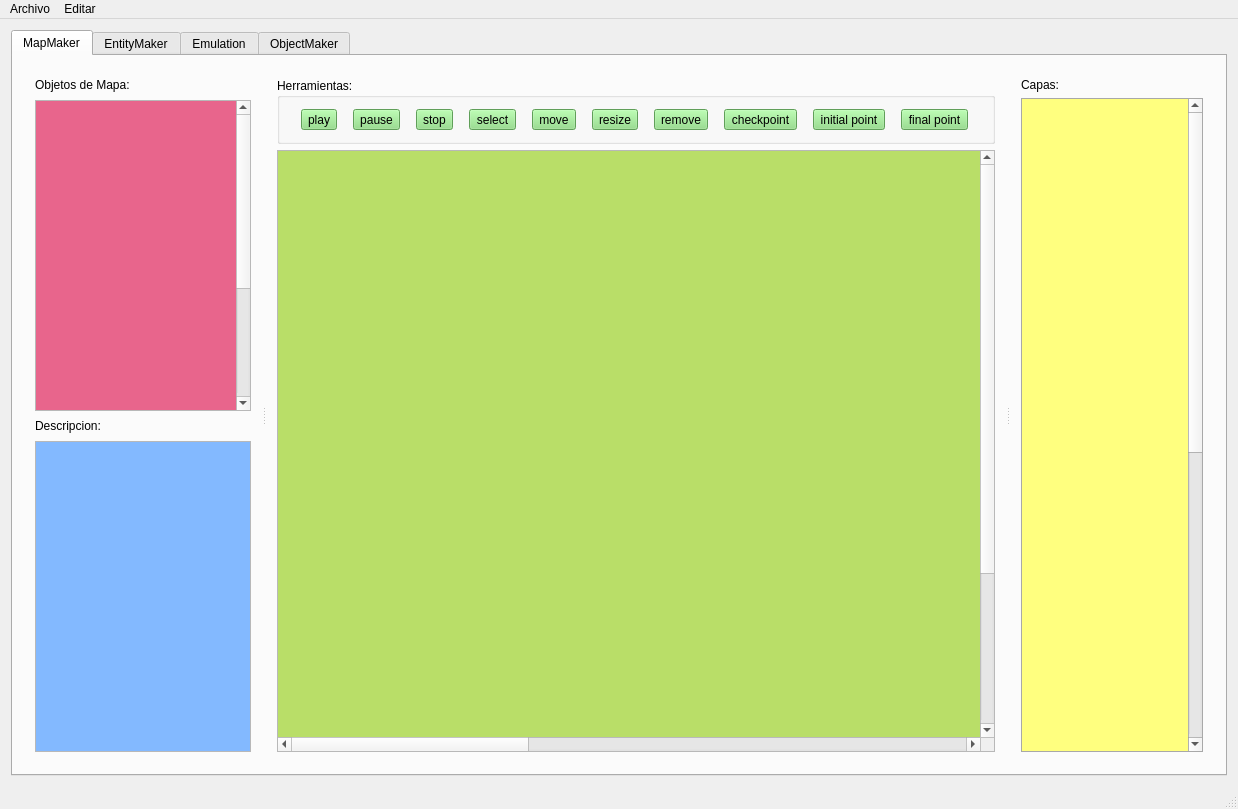
<?xml version="1.0" encoding="UTF-8"?>
<ui version="4.0">
 <class>Application</class>
 <widget class="QMainWindow" name="Application">
  <property name="geometry">
   <rect>
    <x>0</x>
    <y>0</y>
    <width>1238</width>
    <height>787</height>
   </rect>
  </property>
  <property name="windowTitle">
   <string>GameBuilder</string>
  </property>
  <property name="windowIcon">
   <iconset>
    <normaloff>icons/armagetronad.svg</normaloff>icons/armagetronad.svg</iconset>
  </property>
  <widget class="QWidget" name="centralWidget">
   <layout class="QHBoxLayout" name="horizontalLayout">
    <item>
     <widget class="QTabWidget" name="gamebuilder">
      <property name="currentIndex">
       <number>0</number>
      </property>
      <widget class="QWidget" name="mapmaker">
       <property name="autoFillBackground">
        <bool>false</bool>
       </property>
       <attribute name="title">
        <string>MapMaker</string>
       </attribute>
       <layout class="QVBoxLayout" name="verticalLayout_5">
        <item>
         <widget class="QSplitter" name="splitter">
          <property name="orientation">
           <enum>Qt::Horizontal</enum>
          </property>
          <widget class="QSplitter" name="sizer">
           <property name="orientation">
            <enum>Qt::Horizontal</enum>
           </property>
           <widget class="QWidget" name="layoutWidget">
            <layout class="QVBoxLayout" name="information" stretch="0,0,0,0">
             <property name="spacing">
              <number>8</number>
             </property>
             <property name="sizeConstraint">
              <enum>QLayout::SetMinAndMaxSize</enum>
             </property>
             <item>
              <widget class="QLabel" name="lbObjetos">
               <property name="minimumSize">
                <size>
                 <width>180</width>
                 <height>0</height>
                </size>
               </property>
               <property name="baseSize">
                <size>
                 <width>180</width>
                 <height>0</height>
                </size>
               </property>
               <property name="text">
                <string>Objetos de Mapa:</string>
               </property>
              </widget>
             </item>
             <item>
              <widget class="QScrollArea" name="scrollObjects">
               <property name="minimumSize">
                <size>
                 <width>150</width>
                 <height>0</height>
                </size>
               </property>
               <property name="widgetResizable">
                <bool>true</bool>
               </property>
               <widget class="QWidget" name="objects">
                <property name="geometry">
                 <rect>
                  <x>0</x>
                  <y>0</y>
                  <width>175</width>
                  <height>500</height>
                 </rect>
                </property>
                <property name="minimumSize">
                 <size>
                  <width>160</width>
                  <height>500</height>
                 </size>
                </property>
                <property name="baseSize">
                 <size>
                  <width>800</width>
                  <height>800</height>
                 </size>
                </property>
                <property name="palette">
                 <palette>
                  <active>
                   <colorrole role="Base">
                    <brush brushstyle="SolidPattern">
                     <color alpha="255">
                      <red>249</red>
                      <green>249</green>
                      <blue>249</blue>
                     </color>
                    </brush>
                   </colorrole>
                   <colorrole role="Window">
                    <brush brushstyle="SolidPattern">
                     <color alpha="255">
                      <red>232</red>
                      <green>101</green>
                      <blue>140</blue>
                     </color>
                    </brush>
                   </colorrole>
                  </active>
                  <inactive>
                   <colorrole role="Base">
                    <brush brushstyle="SolidPattern">
                     <color alpha="255">
                      <red>249</red>
                      <green>249</green>
                      <blue>249</blue>
                     </color>
                    </brush>
                   </colorrole>
                   <colorrole role="Window">
                    <brush brushstyle="SolidPattern">
                     <color alpha="255">
                      <red>232</red>
                      <green>101</green>
                      <blue>140</blue>
                     </color>
                    </brush>
                   </colorrole>
                  </inactive>
                  <disabled>
                   <colorrole role="Base">
                    <brush brushstyle="SolidPattern">
                     <color alpha="255">
                      <red>232</red>
                      <green>101</green>
                      <blue>140</blue>
                     </color>
                    </brush>
                   </colorrole>
                   <colorrole role="Window">
                    <brush brushstyle="SolidPattern">
                     <color alpha="255">
                      <red>232</red>
                      <green>101</green>
                      <blue>140</blue>
                     </color>
                    </brush>
                   </colorrole>
                  </disabled>
                 </palette>
                </property>
               </widget>
              </widget>
             </item>
             <item>
              <widget class="QLabel" name="lbDescripcion">
               <property name="minimumSize">
                <size>
                 <width>150</width>
                 <height>0</height>
                </size>
               </property>
               <property name="text">
                <string>Descripcion:</string>
               </property>
              </widget>
             </item>
             <item>
              <widget class="QScrollArea" name="scrollDescription">
               <property name="minimumSize">
                <size>
                 <width>150</width>
                 <height>0</height>
                </size>
               </property>
               <property name="widgetResizable">
                <bool>true</bool>
               </property>
               <widget class="QWidget" name="description">
                <property name="geometry">
                 <rect>
                  <x>0</x>
                  <y>0</y>
                  <width>187</width>
                  <height>303</height>
                 </rect>
                </property>
                <property name="palette">
                 <palette>
                  <active>
                   <colorrole role="Base">
                    <brush brushstyle="SolidPattern">
                     <color alpha="255">
                      <red>249</red>
                      <green>249</green>
                      <blue>249</blue>
                     </color>
                    </brush>
                   </colorrole>
                   <colorrole role="Window">
                    <brush brushstyle="SolidPattern">
                     <color alpha="255">
                      <red>131</red>
                      <green>185</green>
                      <blue>255</blue>
                     </color>
                    </brush>
                   </colorrole>
                  </active>
                  <inactive>
                   <colorrole role="Base">
                    <brush brushstyle="SolidPattern">
                     <color alpha="255">
                      <red>249</red>
                      <green>249</green>
                      <blue>249</blue>
                     </color>
                    </brush>
                   </colorrole>
                   <colorrole role="Window">
                    <brush brushstyle="SolidPattern">
                     <color alpha="255">
                      <red>131</red>
                      <green>185</green>
                      <blue>255</blue>
                     </color>
                    </brush>
                   </colorrole>
                  </inactive>
                  <disabled>
                   <colorrole role="Base">
                    <brush brushstyle="SolidPattern">
                     <color alpha="255">
                      <red>131</red>
                      <green>185</green>
                      <blue>255</blue>
                     </color>
                    </brush>
                   </colorrole>
                   <colorrole role="Window">
                    <brush brushstyle="SolidPattern">
                     <color alpha="255">
                      <red>131</red>
                      <green>185</green>
                      <blue>255</blue>
                     </color>
                    </brush>
                   </colorrole>
                  </disabled>
                 </palette>
                </property>
               </widget>
              </widget>
             </item>
            </layout>
           </widget>
           <widget class="QWidget" name="layoutWidget">
            <layout class="QVBoxLayout" name="verticalLayout_2">
             <item>
              <widget class="QGroupBox" name="tools">
               <property name="sizePolicy">
                <sizepolicy hsizetype="Preferred" vsizetype="Preferred">
                 <horstretch>0</horstretch>
                 <verstretch>0</verstretch>
                </sizepolicy>
               </property>
               <property name="palette">
                <palette>
                 <active>
                  <colorrole role="WindowText">
                   <brush brushstyle="SolidPattern">
                    <color alpha="255">
                     <red>0</red>
                     <green>0</green>
                     <blue>0</blue>
                    </color>
                   </brush>
                  </colorrole>
                  <colorrole role="Button">
                   <brush brushstyle="SolidPattern">
                    <color alpha="255">
                     <red>134</red>
                     <green>222</green>
                     <blue>124</blue>
                    </color>
                   </brush>
                  </colorrole>
                  <colorrole role="Light">
                   <brush brushstyle="SolidPattern">
                    <color alpha="255">
                     <red>224</red>
                     <green>255</green>
                     <blue>221</blue>
                    </color>
                   </brush>
                  </colorrole>
                  <colorrole role="Midlight">
                   <brush brushstyle="SolidPattern">
                    <color alpha="255">
                     <red>179</red>
                     <green>238</green>
                     <blue>172</blue>
                    </color>
                   </brush>
                  </colorrole>
                  <colorrole role="Dark">
                   <brush brushstyle="SolidPattern">
                    <color alpha="255">
                     <red>67</red>
                     <green>111</green>
                     <blue>62</blue>
                    </color>
                   </brush>
                  </colorrole>
                  <colorrole role="Mid">
                   <brush brushstyle="SolidPattern">
                    <color alpha="255">
                     <red>89</red>
                     <green>148</green>
                     <blue>82</blue>
                    </color>
                   </brush>
                  </colorrole>
                  <colorrole role="Text">
                   <brush brushstyle="SolidPattern">
                    <color alpha="255">
                     <red>0</red>
                     <green>0</green>
                     <blue>0</blue>
                    </color>
                   </brush>
                  </colorrole>
                  <colorrole role="BrightText">
                   <brush brushstyle="SolidPattern">
                    <color alpha="255">
                     <red>255</red>
                     <green>255</green>
                     <blue>255</blue>
                    </color>
                   </brush>
                  </colorrole>
                  <colorrole role="ButtonText">
                   <brush brushstyle="SolidPattern">
                    <color alpha="255">
                     <red>0</red>
                     <green>0</green>
                     <blue>0</blue>
                    </color>
                   </brush>
                  </colorrole>
                  <colorrole role="Base">
                   <brush brushstyle="SolidPattern">
                    <color alpha="255">
                     <red>255</red>
                     <green>255</green>
                     <blue>255</blue>
                    </color>
                   </brush>
                  </colorrole>
                  <colorrole role="Window">
                   <brush brushstyle="SolidPattern">
                    <color alpha="255">
                     <red>134</red>
                     <green>222</green>
                     <blue>124</blue>
                    </color>
                   </brush>
                  </colorrole>
                  <colorrole role="Shadow">
                   <brush brushstyle="SolidPattern">
                    <color alpha="255">
                     <red>0</red>
                     <green>0</green>
                     <blue>0</blue>
                    </color>
                   </brush>
                  </colorrole>
                  <colorrole role="Highlight">
                   <brush brushstyle="SolidPattern">
                    <color alpha="255">
                     <red>214</red>
                     <green>73</green>
                     <blue>55</blue>
                    </color>
                   </brush>
                  </colorrole>
                  <colorrole role="AlternateBase">
                   <brush brushstyle="SolidPattern">
                    <color alpha="255">
                     <red>194</red>
                     <green>238</green>
                     <blue>189</blue>
                    </color>
                   </brush>
                  </colorrole>
                  <colorrole role="ToolTipBase">
                   <brush brushstyle="SolidPattern">
                    <color alpha="255">
                     <red>255</red>
                     <green>255</green>
                     <blue>220</blue>
                    </color>
                   </brush>
                  </colorrole>
                  <colorrole role="ToolTipText">
                   <brush brushstyle="SolidPattern">
                    <color alpha="255">
                     <red>0</red>
                     <green>0</green>
                     <blue>0</blue>
                    </color>
                   </brush>
                  </colorrole>
                 </active>
                 <inactive>
                  <colorrole role="WindowText">
                   <brush brushstyle="SolidPattern">
                    <color alpha="255">
                     <red>0</red>
                     <green>0</green>
                     <blue>0</blue>
                    </color>
                   </brush>
                  </colorrole>
                  <colorrole role="Button">
                   <brush brushstyle="SolidPattern">
                    <color alpha="255">
                     <red>134</red>
                     <green>222</green>
                     <blue>124</blue>
                    </color>
                   </brush>
                  </colorrole>
                  <colorrole role="Light">
                   <brush brushstyle="SolidPattern">
                    <color alpha="255">
                     <red>224</red>
                     <green>255</green>
                     <blue>221</blue>
                    </color>
                   </brush>
                  </colorrole>
                  <colorrole role="Midlight">
                   <brush brushstyle="SolidPattern">
                    <color alpha="255">
                     <red>179</red>
                     <green>238</green>
                     <blue>172</blue>
                    </color>
                   </brush>
                  </colorrole>
                  <colorrole role="Dark">
                   <brush brushstyle="SolidPattern">
                    <color alpha="255">
                     <red>67</red>
                     <green>111</green>
                     <blue>62</blue>
                    </color>
                   </brush>
                  </colorrole>
                  <colorrole role="Mid">
                   <brush brushstyle="SolidPattern">
                    <color alpha="255">
                     <red>89</red>
                     <green>148</green>
                     <blue>82</blue>
                    </color>
                   </brush>
                  </colorrole>
                  <colorrole role="Text">
                   <brush brushstyle="SolidPattern">
                    <color alpha="255">
                     <red>0</red>
                     <green>0</green>
                     <blue>0</blue>
                    </color>
                   </brush>
                  </colorrole>
                  <colorrole role="BrightText">
                   <brush brushstyle="SolidPattern">
                    <color alpha="255">
                     <red>255</red>
                     <green>255</green>
                     <blue>255</blue>
                    </color>
                   </brush>
                  </colorrole>
                  <colorrole role="ButtonText">
                   <brush brushstyle="SolidPattern">
                    <color alpha="255">
                     <red>0</red>
                     <green>0</green>
                     <blue>0</blue>
                    </color>
                   </brush>
                  </colorrole>
                  <colorrole role="Base">
                   <brush brushstyle="SolidPattern">
                    <color alpha="255">
                     <red>255</red>
                     <green>255</green>
                     <blue>255</blue>
                    </color>
                   </brush>
                  </colorrole>
                  <colorrole role="Window">
                   <brush brushstyle="SolidPattern">
                    <color alpha="255">
                     <red>134</red>
                     <green>222</green>
                     <blue>124</blue>
                    </color>
                   </brush>
                  </colorrole>
                  <colorrole role="Shadow">
                   <brush brushstyle="SolidPattern">
                    <color alpha="255">
                     <red>0</red>
                     <green>0</green>
                     <blue>0</blue>
                    </color>
                   </brush>
                  </colorrole>
                  <colorrole role="Highlight">
                   <brush brushstyle="SolidPattern">
                    <color alpha="255">
                     <red>214</red>
                     <green>73</green>
                     <blue>55</blue>
                    </color>
                   </brush>
                  </colorrole>
                  <colorrole role="AlternateBase">
                   <brush brushstyle="SolidPattern">
                    <color alpha="255">
                     <red>194</red>
                     <green>238</green>
                     <blue>189</blue>
                    </color>
                   </brush>
                  </colorrole>
                  <colorrole role="ToolTipBase">
                   <brush brushstyle="SolidPattern">
                    <color alpha="255">
                     <red>255</red>
                     <green>255</green>
                     <blue>220</blue>
                    </color>
                   </brush>
                  </colorrole>
                  <colorrole role="ToolTipText">
                   <brush brushstyle="SolidPattern">
                    <color alpha="255">
                     <red>0</red>
                     <green>0</green>
                     <blue>0</blue>
                    </color>
                   </brush>
                  </colorrole>
                 </inactive>
                 <disabled>
                  <colorrole role="WindowText">
                   <brush brushstyle="SolidPattern">
                    <color alpha="255">
                     <red>67</red>
                     <green>111</green>
                     <blue>62</blue>
                    </color>
                   </brush>
                  </colorrole>
                  <colorrole role="Button">
                   <brush brushstyle="SolidPattern">
                    <color alpha="255">
                     <red>134</red>
                     <green>222</green>
                     <blue>124</blue>
                    </color>
                   </brush>
                  </colorrole>
                  <colorrole role="Light">
                   <brush brushstyle="SolidPattern">
                    <color alpha="255">
                     <red>224</red>
                     <green>255</green>
                     <blue>221</blue>
                    </color>
                   </brush>
                  </colorrole>
                  <colorrole role="Midlight">
                   <brush brushstyle="SolidPattern">
                    <color alpha="255">
                     <red>179</red>
                     <green>238</green>
                     <blue>172</blue>
                    </color>
                   </brush>
                  </colorrole>
                  <colorrole role="Dark">
                   <brush brushstyle="SolidPattern">
                    <color alpha="255">
                     <red>67</red>
                     <green>111</green>
                     <blue>62</blue>
                    </color>
                   </brush>
                  </colorrole>
                  <colorrole role="Mid">
                   <brush brushstyle="SolidPattern">
                    <color alpha="255">
                     <red>89</red>
                     <green>148</green>
                     <blue>82</blue>
                    </color>
                   </brush>
                  </colorrole>
                  <colorrole role="Text">
                   <brush brushstyle="SolidPattern">
                    <color alpha="255">
                     <red>67</red>
                     <green>111</green>
                     <blue>62</blue>
                    </color>
                   </brush>
                  </colorrole>
                  <colorrole role="BrightText">
                   <brush brushstyle="SolidPattern">
                    <color alpha="255">
                     <red>255</red>
                     <green>255</green>
                     <blue>255</blue>
                    </color>
                   </brush>
                  </colorrole>
                  <colorrole role="ButtonText">
                   <brush brushstyle="SolidPattern">
                    <color alpha="255">
                     <red>67</red>
                     <green>111</green>
                     <blue>62</blue>
                    </color>
                   </brush>
                  </colorrole>
                  <colorrole role="Base">
                   <brush brushstyle="SolidPattern">
                    <color alpha="255">
                     <red>134</red>
                     <green>222</green>
                     <blue>124</blue>
                    </color>
                   </brush>
                  </colorrole>
                  <colorrole role="Window">
                   <brush brushstyle="SolidPattern">
                    <color alpha="255">
                     <red>134</red>
                     <green>222</green>
                     <blue>124</blue>
                    </color>
                   </brush>
                  </colorrole>
                  <colorrole role="Shadow">
                   <brush brushstyle="SolidPattern">
                    <color alpha="255">
                     <red>0</red>
                     <green>0</green>
                     <blue>0</blue>
                    </color>
                   </brush>
                  </colorrole>
                  <colorrole role="Highlight">
                   <brush brushstyle="SolidPattern">
                    <color alpha="255">
                     <red>163</red>
                     <green>214</green>
                     <blue>105</blue>
                    </color>
                   </brush>
                  </colorrole>
                  <colorrole role="AlternateBase">
                   <brush brushstyle="SolidPattern">
                    <color alpha="255">
                     <red>134</red>
                     <green>222</green>
                     <blue>124</blue>
                    </color>
                   </brush>
                  </colorrole>
                  <colorrole role="ToolTipBase">
                   <brush brushstyle="SolidPattern">
                    <color alpha="255">
                     <red>255</red>
                     <green>255</green>
                     <blue>220</blue>
                    </color>
                   </brush>
                  </colorrole>
                  <colorrole role="ToolTipText">
                   <brush brushstyle="SolidPattern">
                    <color alpha="255">
                     <red>0</red>
                     <green>0</green>
                     <blue>0</blue>
                    </color>
                   </brush>
                  </colorrole>
                 </disabled>
                </palette>
               </property>
               <property name="title">
                <string>Herramientas:</string>
               </property>
               <layout class="QHBoxLayout" name="horizontalLayout_2">
                <item>
                 <widget class="QToolButton" name="toolButton_2">
                  <property name="text">
                   <string>play</string>
                  </property>
                 </widget>
                </item>
                <item>
                 <widget class="QToolButton" name="toolButton_7">
                  <property name="text">
                   <string>pause</string>
                  </property>
                 </widget>
                </item>
                <item>
                 <widget class="QToolButton" name="toolButton_6">
                  <property name="text">
                   <string>stop</string>
                  </property>
                 </widget>
                </item>
                <item>
                 <widget class="QToolButton" name="toolButton_8">
                  <property name="text">
                   <string>select</string>
                  </property>
                 </widget>
                </item>
                <item>
                 <widget class="QToolButton" name="toolButton_5">
                  <property name="text">
                   <string>move</string>
                  </property>
                 </widget>
                </item>
                <item>
                 <widget class="QToolButton" name="toolButton_4">
                  <property name="text">
                   <string>resize</string>
                  </property>
                 </widget>
                </item>
                <item>
                 <widget class="QToolButton" name="toolButton_3">
                  <property name="text">
                   <string>remove</string>
                  </property>
                 </widget>
                </item>
                <item>
                 <widget class="QToolButton" name="toolButton">
                  <property name="text">
                   <string>checkpoint</string>
                  </property>
                 </widget>
                </item>
                <item>
                 <widget class="QToolButton" name="toolButton_9">
                  <property name="text">
                   <string>initial point</string>
                  </property>
                 </widget>
                </item>
                <item>
                 <widget class="QToolButton" name="toolButton_10">
                  <property name="text">
                   <string>final point</string>
                  </property>
                 </widget>
                </item>
               </layout>
              </widget>
             </item>
             <item>
              <widget class="QScrollArea" name="scrollEmulator">
               <property name="minimumSize">
                <size>
                 <width>600</width>
                 <height>600</height>
                </size>
               </property>
               <property name="baseSize">
                <size>
                 <width>0</width>
                 <height>0</height>
                </size>
               </property>
               <property name="sizeAdjustPolicy">
                <enum>QAbstractScrollArea::AdjustToContents</enum>
               </property>
               <property name="widgetResizable">
                <bool>true</bool>
               </property>
               <widget class="QWidget" name="scrollEmulatorWidget">
                <property name="geometry">
                 <rect>
                  <x>0</x>
                  <y>0</y>
                  <width>2000</width>
                  <height>800</height>
                 </rect>
                </property>
                <property name="sizePolicy">
                 <sizepolicy hsizetype="Expanding" vsizetype="Expanding">
                  <horstretch>0</horstretch>
                  <verstretch>0</verstretch>
                 </sizepolicy>
                </property>
                <property name="minimumSize">
                 <size>
                  <width>2000</width>
                  <height>800</height>
                 </size>
                </property>
                <property name="baseSize">
                 <size>
                  <width>0</width>
                  <height>0</height>
                 </size>
                </property>
                <property name="palette">
                 <palette>
                  <active>
                   <colorrole role="Base">
                    <brush brushstyle="SolidPattern">
                     <color alpha="255">
                      <red>249</red>
                      <green>249</green>
                      <blue>249</blue>
                     </color>
                    </brush>
                   </colorrole>
                   <colorrole role="Window">
                    <brush brushstyle="SolidPattern">
                     <color alpha="255">
                      <red>185</red>
                      <green>222</green>
                      <blue>104</blue>
                     </color>
                    </brush>
                   </colorrole>
                  </active>
                  <inactive>
                   <colorrole role="Base">
                    <brush brushstyle="SolidPattern">
                     <color alpha="255">
                      <red>249</red>
                      <green>249</green>
                      <blue>249</blue>
                     </color>
                    </brush>
                   </colorrole>
                   <colorrole role="Window">
                    <brush brushstyle="SolidPattern">
                     <color alpha="255">
                      <red>185</red>
                      <green>222</green>
                      <blue>104</blue>
                     </color>
                    </brush>
                   </colorrole>
                  </inactive>
                  <disabled>
                   <colorrole role="Base">
                    <brush brushstyle="SolidPattern">
                     <color alpha="255">
                      <red>185</red>
                      <green>222</green>
                      <blue>104</blue>
                     </color>
                    </brush>
                   </colorrole>
                   <colorrole role="Window">
                    <brush brushstyle="SolidPattern">
                     <color alpha="255">
                      <red>185</red>
                      <green>222</green>
                      <blue>104</blue>
                     </color>
                    </brush>
                   </colorrole>
                  </disabled>
                 </palette>
                </property>
                <zorder>tools</zorder>
               </widget>
              </widget>
             </item>
            </layout>
           </widget>
          </widget>
          <widget class="QWidget" name="">
           <layout class="QVBoxLayout" name="verticalLayout">
            <property name="sizeConstraint">
             <enum>QLayout::SetMinimumSize</enum>
            </property>
            <item>
             <widget class="QLabel" name="label">
              <property name="minimumSize">
               <size>
                <width>150</width>
                <height>0</height>
               </size>
              </property>
              <property name="text">
               <string>Capas:</string>
              </property>
             </widget>
            </item>
            <item>
             <widget class="QScrollArea" name="scrollArea">
              <property name="palette">
               <palette>
                <active>
                 <colorrole role="Base">
                  <brush brushstyle="SolidPattern">
                   <color alpha="255">
                    <red>249</red>
                    <green>249</green>
                    <blue>249</blue>
                   </color>
                  </brush>
                 </colorrole>
                 <colorrole role="Window">
                  <brush brushstyle="SolidPattern">
                   <color alpha="255">
                    <red>218</red>
                    <green>218</green>
                    <blue>218</blue>
                   </color>
                  </brush>
                 </colorrole>
                </active>
                <inactive>
                 <colorrole role="Base">
                  <brush brushstyle="SolidPattern">
                   <color alpha="255">
                    <red>249</red>
                    <green>249</green>
                    <blue>249</blue>
                   </color>
                  </brush>
                 </colorrole>
                 <colorrole role="Window">
                  <brush brushstyle="SolidPattern">
                   <color alpha="255">
                    <red>218</red>
                    <green>218</green>
                    <blue>218</blue>
                   </color>
                  </brush>
                 </colorrole>
                </inactive>
                <disabled>
                 <colorrole role="Base">
                  <brush brushstyle="SolidPattern">
                   <color alpha="255">
                    <red>218</red>
                    <green>218</green>
                    <blue>218</blue>
                   </color>
                  </brush>
                 </colorrole>
                 <colorrole role="Window">
                  <brush brushstyle="SolidPattern">
                   <color alpha="255">
                    <red>218</red>
                    <green>218</green>
                    <blue>218</blue>
                   </color>
                  </brush>
                 </colorrole>
                </disabled>
               </palette>
              </property>
              <property name="widgetResizable">
               <bool>true</bool>
              </property>
              <widget class="QWidget" name="scrollAreaWidgetContents">
               <property name="geometry">
                <rect>
                 <x>0</x>
                 <y>0</y>
                 <width>136</width>
                 <height>1200</height>
                </rect>
               </property>
               <property name="minimumSize">
                <size>
                 <width>100</width>
                 <height>1200</height>
                </size>
               </property>
               <property name="palette">
                <palette>
                 <active>
                  <colorrole role="Base">
                   <brush brushstyle="SolidPattern">
                    <color alpha="255">
                     <red>249</red>
                     <green>249</green>
                     <blue>249</blue>
                    </color>
                   </brush>
                  </colorrole>
                  <colorrole role="Window">
                   <brush brushstyle="SolidPattern">
                    <color alpha="255">
                     <red>255</red>
                     <green>255</green>
                     <blue>127</blue>
                    </color>
                   </brush>
                  </colorrole>
                 </active>
                 <inactive>
                  <colorrole role="Base">
                   <brush brushstyle="SolidPattern">
                    <color alpha="255">
                     <red>249</red>
                     <green>249</green>
                     <blue>249</blue>
                    </color>
                   </brush>
                  </colorrole>
                  <colorrole role="Window">
                   <brush brushstyle="SolidPattern">
                    <color alpha="255">
                     <red>255</red>
                     <green>255</green>
                     <blue>127</blue>
                    </color>
                   </brush>
                  </colorrole>
                 </inactive>
                 <disabled>
                  <colorrole role="Base">
                   <brush brushstyle="SolidPattern">
                    <color alpha="255">
                     <red>255</red>
                     <green>255</green>
                     <blue>127</blue>
                    </color>
                   </brush>
                  </colorrole>
                  <colorrole role="Window">
                   <brush brushstyle="SolidPattern">
                    <color alpha="255">
                     <red>255</red>
                     <green>255</green>
                     <blue>127</blue>
                    </color>
                   </brush>
                  </colorrole>
                 </disabled>
                </palette>
               </property>
               <zorder>label</zorder>
              </widget>
             </widget>
            </item>
           </layout>
          </widget>
         </widget>
        </item>
       </layout>
      </widget>
      <widget class="QWidget" name="entitymaker">
       <attribute name="title">
        <string>EntityMaker</string>
       </attribute>
       <layout class="QVBoxLayout" name="verticalLayout_4">
        <item>
         <widget class="QSplitter" name="splitter_2">
          <property name="sizePolicy">
           <sizepolicy hsizetype="Preferred" vsizetype="Preferred">
            <horstretch>99</horstretch>
            <verstretch>99</verstretch>
           </sizepolicy>
          </property>
          <property name="baseSize">
           <size>
            <width>0</width>
            <height>0</height>
           </size>
          </property>
          <property name="layoutDirection">
           <enum>Qt::LeftToRight</enum>
          </property>
          <property name="frameShadow">
           <enum>QFrame::Plain</enum>
          </property>
          <property name="orientation">
           <enum>Qt::Horizontal</enum>
          </property>
          <property name="handleWidth">
           <number>5</number>
          </property>
          <widget class="QWidget" name="layoutWidget">
           <layout class="QVBoxLayout" name="verticalLayout_3" stretch="0,0,0,0">
            <property name="spacing">
             <number>8</number>
            </property>
            <property name="sizeConstraint">
             <enum>QLayout::SetMinAndMaxSize</enum>
            </property>
            <item>
             <widget class="QLabel" name="label_3">
              <property name="minimumSize">
               <size>
                <width>180</width>
                <height>0</height>
               </size>
              </property>
              <property name="baseSize">
               <size>
                <width>180</width>
                <height>0</height>
               </size>
              </property>
              <property name="text">
               <string>Objetos de Mapa:</string>
              </property>
             </widget>
            </item>
            <item>
             <widget class="QScrollArea" name="scrollArea_4">
              <property name="minimumSize">
               <size>
                <width>150</width>
                <height>0</height>
               </size>
              </property>
              <property name="widgetResizable">
               <bool>true</bool>
              </property>
              <widget class="QWidget" name="scrollAreaWidgetContents_4">
               <property name="geometry">
                <rect>
                 <x>0</x>
                 <y>0</y>
                 <width>500</width>
                 <height>500</height>
                </rect>
               </property>
               <property name="minimumSize">
                <size>
                 <width>500</width>
                 <height>500</height>
                </size>
               </property>
               <property name="baseSize">
                <size>
                 <width>800</width>
                 <height>800</height>
                </size>
               </property>
              </widget>
             </widget>
            </item>
            <item>
             <widget class="QLabel" name="label_4">
              <property name="minimumSize">
               <size>
                <width>150</width>
                <height>0</height>
               </size>
              </property>
              <property name="text">
               <string>Descripcion:</string>
              </property>
             </widget>
            </item>
            <item>
             <widget class="QScrollArea" name="scrollArea_5">
              <property name="minimumSize">
               <size>
                <width>150</width>
                <height>0</height>
               </size>
              </property>
              <property name="widgetResizable">
               <bool>true</bool>
              </property>
              <widget class="QWidget" name="scrollAreaWidgetContents_5">
               <property name="geometry">
                <rect>
                 <x>0</x>
                 <y>0</y>
                 <width>389</width>
                 <height>303</height>
                </rect>
               </property>
              </widget>
             </widget>
            </item>
           </layout>
          </widget>
          <widget class="QScrollArea" name="scrollArea_6">
           <property name="minimumSize">
            <size>
             <width>800</width>
             <height>600</height>
            </size>
           </property>
           <property name="baseSize">
            <size>
             <width>0</width>
             <height>0</height>
            </size>
           </property>
           <property name="sizeAdjustPolicy">
            <enum>QAbstractScrollArea::AdjustToContents</enum>
           </property>
           <property name="widgetResizable">
            <bool>true</bool>
           </property>
           <widget class="QWidget" name="scrollAreaWidgetContents_6">
            <property name="geometry">
             <rect>
              <x>0</x>
              <y>0</y>
              <width>2000</width>
              <height>800</height>
             </rect>
            </property>
            <property name="minimumSize">
             <size>
              <width>2000</width>
              <height>800</height>
             </size>
            </property>
            <property name="baseSize">
             <size>
              <width>0</width>
              <height>0</height>
             </size>
            </property>
            <widget class="QGraphicsView" name="graphicsView_2">
             <property name="geometry">
              <rect>
               <x>0</x>
               <y>0</y>
               <width>2000</width>
               <height>800</height>
              </rect>
             </property>
             <property name="minimumSize">
              <size>
               <width>2000</width>
               <height>800</height>
              </size>
             </property>
            </widget>
           </widget>
          </widget>
         </widget>
        </item>
       </layout>
      </widget>
      <widget class="QWidget" name="tab">
       <attribute name="title">
        <string>Emulation</string>
       </attribute>
      </widget>
      <widget class="QWidget" name="objectmaker">
       <attribute name="title">
        <string>ObjectMaker</string>
       </attribute>
      </widget>
     </widget>
    </item>
   </layout>
  </widget>
  <widget class="QMenuBar" name="menuBar">
   <property name="geometry">
    <rect>
     <x>0</x>
     <y>0</y>
     <width>1238</width>
     <height>25</height>
    </rect>
   </property>
   <widget class="QMenu" name="menuArchivo">
    <property name="title">
     <string>Archivo</string>
    </property>
    <addaction name="actionAbrir"/>
    <addaction name="actionGuardar"/>
    <addaction name="actionCerrar"/>
   </widget>
   <widget class="QMenu" name="menuEdit">
    <property name="title">
     <string>Editar</string>
    </property>
    <addaction name="actionDeshacer"/>
    <addaction name="actionRehacer"/>
   </widget>
   <addaction name="menuArchivo"/>
   <addaction name="menuEdit"/>
  </widget>
  <widget class="QStatusBar" name="statusBar"/>
  <action name="actionAbrir">
   <property name="text">
    <string>Abrir</string>
   </property>
  </action>
  <action name="actionGuardar">
   <property name="text">
    <string>Guardar</string>
   </property>
  </action>
  <action name="actionCerrar">
   <property name="text">
    <string>cerrar</string>
   </property>
  </action>
  <action name="actionDeshacer">
   <property name="text">
    <string>deshacer</string>
   </property>
  </action>
  <action name="actionRehacer">
   <property name="text">
    <string>rehacer</string>
   </property>
  </action>
 </widget>
 <layoutdefault spacing="6" margin="11"/>
 <resources/>
 <connections/>
</ui>
